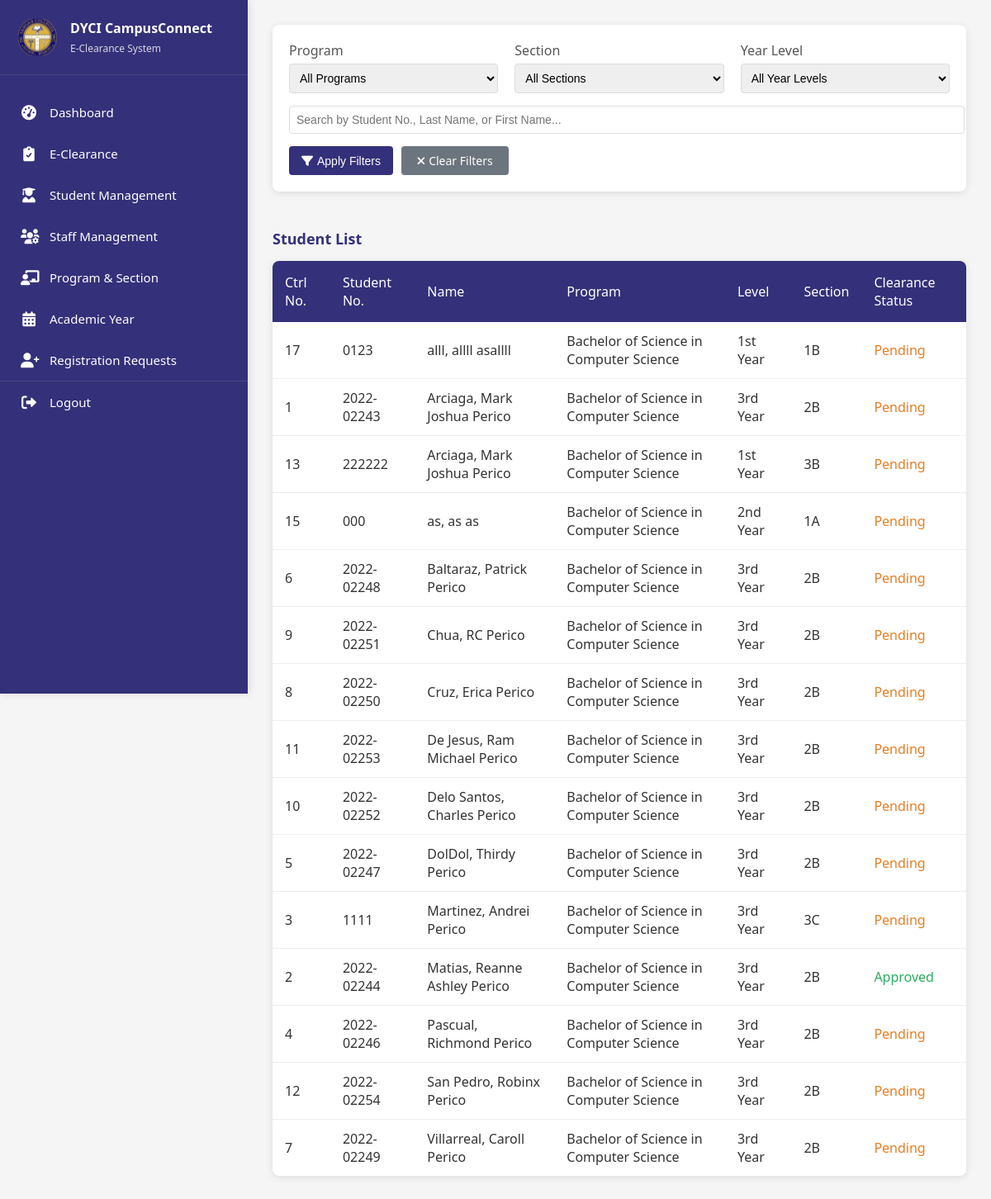
The page /pages/eclearance.php on the database its author committed.
### tables this page shows
CREATE TABLE `students` (
  `CtrlNo` int(11) NOT NULL,
  `studentNo` varchar(20) NOT NULL,
  `Username` varchar(50) NOT NULL,
  `Email` varchar(100) NOT NULL,
  `PasswordHash` varchar(255) NOT NULL,
  `LastName` varchar(50) NOT NULL,
  `FirstName` varchar(50) NOT NULL,
  `Mname` varchar(50) DEFAULT NULL,
  `ProgramCode` varchar(10) NOT NULL,
  `Level` int(11) NOT NULL,
  `SectionCode` varchar(10) NOT NULL,
  `AcademicYear` varchar(20) DEFAULT NULL,
  `Semester` varchar(20) DEFAULT NULL,
  `AccountType` varchar(20) NOT NULL DEFAULT 'Student',
  `LastLogin` timestamp NULL DEFAULT NULL,
  `IsActive` tinyint(1) DEFAULT 1
);

CREATE TABLE `programs` (
  `ProgramCode` varchar(50) NOT NULL,
  `ProgramTitle` varchar(255) NOT NULL
);

CREATE TABLE `levels` (
  `LevelID` int(11) NOT NULL,
  `LevelName` varchar(50) NOT NULL
);

CREATE TABLE `sections` (
  `SectionCode` varchar(50) NOT NULL,
  `SectionTitle` varchar(255) NOT NULL,
  `YearLevel` int(11) NOT NULL
);

### pages/eclearance.php (the view, shortened to what this page needs)
<?php
include '../includes/db_connect.php';
$search_query = isset($_GET['search']) ? $_GET['search'] : '';
$query = "SELECT s.*, p.ProgramTitle, sec.SectionTitle, l.LevelName
          FROM students s
          LEFT JOIN programs p ON s.ProgramCode = p.ProgramCode
          LEFT JOIN sections sec ON s.SectionCode = sec.SectionCode
          LEFT JOIN levels l ON s.Level = l.LevelID
          WHERE 1=1";
$query .= " ORDER BY s.LastName, s.FirstName";
$stmt = $conn->prepare($query);
$stmt->execute();
$result = $stmt->get_result();
?>
<!DOCTYPE html>
<html lang="en">
<head>
    <link rel="stylesheet" href="https://cdnjs.cloudflare.com/ajax/libs/font-awesome/6.0.0/css/all.min.css">
</head>
<body>
<nav class="sidebar">
    <div class="logo-container">
        <img src="../assets/dyci_logo.svg" alt="DYCI Logo" class="logo">
        <div class="logo-text">
            <h2>DYCI CampusConnect</h2>
            <p>E-Clearance System</p>
        </div>
    </div>
    <ul>
        <li><a href="dashboard.php"><i class="fas fa-tachometer-alt icon"></i> Dashboard</a></li>
        <li class="active"><a href="eclearance.php"><i class="fas fa-clipboard-check icon"></i> E-Clearance</a></li>
        <li><a href="student_management.php"><i class="fas fa-user-graduate icon"></i> Student Management</a></li>
        <li><a href="staff_management.php"><i class="fas fa-users-cog icon"></i> Staff Management</a></li>
        <li><a href="program_section.php"><i class="fas fa-chalkboard-teacher icon"></i> Program & Section</a></li>
        <li><a href="academicyear.php"><i class="fas fa-calendar-alt icon"></i> Academic Year</a></li>
        <li><a href="registration_requests.php"><i class="fas fa-user-plus icon"></i> Registration Requests</a></li>
        <li class="logout"><a href="../includes/logout.php"><i class="fas fa-sign-out-alt icon"></i> Logout</a></li>
    </ul>
</nav>
<div class="container">
    <div class="filter-container">
        <form method="GET" action="">
            <div class="filter-row">
                <div class="filter-group">
                    <label>Program</label>
                    <select name="program">
                        <option value="">All Programs</option>
                    </select>
                </div>
                <div class="filter-group">
                    <label>Section</label>
                    <select name="section">
                        <option value="">All Sections</option>
                    </select>
                </div>
                <div class="filter-group">
                    <label>Year Level</label>
                    <select name="level">
                        <option value="">All Year Levels</option>
            </select>
                </div>
            </div>
            <div class="search-container">
                <input type="text" name="search" class="search-input"
                       placeholder="Search by Student No., Last Name, or First Name..."
                       value="<?php echo htmlspecialchars($search_query); ?>">
            </div>
            <div class="filter-buttons">
                <button type="submit" class="apply-filters">
                    <i class="fas fa-filter"></i> Apply Filters
                </button>
                <a href="eclearance.php" class="clear-filters">
                    <i class="fas fa-times"></i> Clear Filters
                </a>
            </div>
        </form>
    </div>
    <h3 class="section-header">Student List</h3>
    <table class="data-table">
        <thead>
            <tr>
                <th>Ctrl No.</th>
                <th>Student No.</th>
                <th>Name</th>
                <th>Program</th>
                <th>Level</th>
                <th>Section</th>
                <th>Clearance Status</th>
            </tr>
        </thead>
        <tbody>
            <?php while ($row = $result->fetch_assoc()):
                $status_query = "SELECT COUNT(*) as total,
                                SUM(CASE WHEN status = 'Approved' THEN 1 ELSE 0 END) as approved
                                FROM student_clearance_status
                                WHERE studentNo = '{$row['studentNo']}'";
                $status_result = $conn->query($status_query);
                $status_data = $status_result->fetch_assoc();
                $overall_status = 'Pending';
                if ($status_data['total'] > 0) {
                    $overall_status = ($status_data['approved'] == $status_data['total']) ? 'Approved' : 'Pending';
                }
            ?>
            <tr onclick="selectStudent('<?= $row['studentNo'] ?>')">
                <td><?= $row['CtrlNo'] ?></td>
                <td><?= $row['studentNo'] ?></td>
                <td><?= htmlspecialchars($row['LastName'] . ', ' . $row['FirstName'] . ' ' . $row['Mname']) ?></td>
                <td><?= $row['ProgramTitle'] ?? $row['ProgramCode'] ?></td>
                <td><?= $row['LevelName'] ?? $row['Level'] ?></td>
                <td><?= $row['SectionTitle'] ?? $row['SectionCode'] ?></td>
                <td class="status-<?= strtolower($overall_status) ?>"><?= $overall_status ?></td>
            </tr>
            <?php endwhile; ?>
        </tbody>
    </table>
</div>
</body>
</html>

### pages/eclearance.php (style rules this page uses)
body { font-family: 'Segoe UI', Tahoma, Geneva, Verdana, sans-serif; margin: 0; padding: 0; background-color: #f5f5f5; color: #333; display: flex; min-height: 100vh; }
.sidebar { width: 300px; background-color: #343079; color: white; height: 100vh; position: fixed; padding: 20px 0; box-shadow: 2px 0 10px rgba(0,0,0,0.1); overflow-y: auto; transition: all 0.3s; }
.logo-container { display: flex; align-items: center; padding: 0 20px 20px; border-bottom: 1px solid rgba(255,255,255,0.1); margin-bottom: 20px; }
.logo { width: 50px; height: 50px; margin-right: 15px; }
.logo-text h2 { font-size: 16px; margin: 0 0 5px 0; font-weight: 600; }
.logo-text p { font-size: 12px; margin: 0; opacity: 0.8; }
.sidebar ul { list-style: none; padding: 0; margin: 0; }
.sidebar li a { display: flex; align-items: center; padding: 15px 25px; color: white; text-decoration: none; transition: all 0.3s; font-size: 15px; }
.sidebar li.logout { margin-top: auto; border-top: 1px solid rgba(255,255,255,0.1); }
.sidebar .icon { margin-right: 15px; font-size: 18px; width: 20px; text-align: center; }
.container { flex: 1; margin-left: 300px; padding: 30px; display: flex; flex-direction: column; min-height: 100vh; box-sizing: border-box; overflow-y: auto; }
.section-header { color: #343079; margin: 25px 0 15px 0; font-size: 18px; font-weight: 600; }
.data-table { width: 100%; border-collapse: collapse; background: white; box-shadow: 0 2px 10px rgba(0,0,0,0.1); border-radius: 8px; overflow: hidden; margin-bottom: 30px; }
.data-table th { background-color: #343079; color: white; padding: 15px; text-align: left; font-weight: 500; }
.data-table td { padding: 12px 15px; border-bottom: 1px solid #eee; }
.data-table tr:last-child td { border-bottom: none; }
.status-pending { color: #e67e22; font-weight: 500; }
.status-approved { color: #27ae60; font-weight: 500; }
.filter-container { background-color: #fff; padding: 20px; border-radius: 8px; box-shadow: 0 2px 10px rgba(0,0,0,0.1); margin-bottom: 20px; }
.filter-row { display: flex; gap: 20px; margin-bottom: 15px; flex-wrap: wrap; }
.filter-group { flex: 1; min-width: 200px; }
.filter-group label { display: block; margin-bottom: 5px; font-weight: 500; color: #555; }
.filter-group select, .filter-group input { width: 100%; padding: 8px; border: 1px solid #ddd; border-radius: 4px; font-size: 14px; }
.filter-buttons { display: flex; gap: 10px; margin-top: 10px; }
.filter-buttons button, .filter-buttons a { padding: 8px 15px; border: none; border-radius: 4px; cursor: pointer; font-size: 14px; transition: all 0.3s ease; text-decoration: none; display: inline-flex; align-items: center; justify-content: center; min-width: 100px; }
.apply-filters { background-color: #343079; color: white; }
.clear-filters { background-color: #6c757d; color: white; border: none; }
.filter-buttons button i, .filter-buttons a i { margin-right: 5px; }
.search-container { margin-bottom: 15px; }
.search-input { width: 100%; padding: 8px; border: 1px solid #ddd; border-radius: 4px; font-size: 14px; }

### rows shown on the page
students: CtrlNo "17", studentNo "0123", LastName+FirstName+Mname "alll, allll asallll", ProgramCode.ProgramTitle "Bachelor of Science in Computer Science", Level.LevelName "1st Year", SectionCode.SectionTitle "1B", overall_status "Pending"
students: CtrlNo "1", studentNo "2022-02243", LastName+FirstName+Mname "Arciaga, Mark Joshua Perico", ProgramCode.ProgramTitle "Bachelor of Science in Computer Science", Level.LevelName "3rd Year", SectionCode.SectionTitle "2B", overall_status "Pending"
students: CtrlNo "13", studentNo "222222", LastName+FirstName+Mname "Arciaga, Mark Joshua Perico", ProgramCode.ProgramTitle "Bachelor of Science in Computer Science", Level.LevelName "1st Year", SectionCode.SectionTitle "3B", overall_status "Pending"
students: CtrlNo "15", studentNo "000", LastName+FirstName+Mname "as, as as", ProgramCode.ProgramTitle "Bachelor of Science in Computer Science", Level.LevelName "2nd Year", SectionCode.SectionTitle "1A", overall_status "Pending"
students: CtrlNo "6", studentNo "2022-02248", LastName+FirstName+Mname "Baltaraz, Patrick Perico", ProgramCode.ProgramTitle "Bachelor of Science in Computer Science", Level.LevelName "3rd Year", SectionCode.SectionTitle "2B", overall_status "Pending"
students: CtrlNo "9", studentNo "2022-02251", LastName+FirstName+Mname "Chua, RC Perico", ProgramCode.ProgramTitle "Bachelor of Science in Computer Science", Level.LevelName "3rd Year", SectionCode.SectionTitle "2B", overall_status "Pending"
students: CtrlNo "8", studentNo "2022-02250", LastName+FirstName+Mname "Cruz, Erica Perico", ProgramCode.ProgramTitle "Bachelor of Science in Computer Science", Level.LevelName "3rd Year", SectionCode.SectionTitle "2B", overall_status "Pending"
students: CtrlNo "11", studentNo "2022-02253", LastName+FirstName+Mname "De Jesus, Ram Michael Perico", ProgramCode.ProgramTitle "Bachelor of Science in Computer Science", Level.LevelName "3rd Year", SectionCode.SectionTitle "2B", overall_status "Pending"
students: CtrlNo "10", studentNo "2022-02252", LastName+FirstName+Mname "Delo Santos, Charles Perico", ProgramCode.ProgramTitle "Bachelor of Science in Computer Science", Level.LevelName "3rd Year", SectionCode.SectionTitle "2B", overall_status "Pending"
students: CtrlNo "5", studentNo "2022-02247", LastName+FirstName+Mname "DolDol, Thirdy Perico", ProgramCode.ProgramTitle "Bachelor of Science in Computer Science", Level.LevelName "3rd Year", SectionCode.SectionTitle "2B", overall_status "Pending"
students: CtrlNo "3", studentNo "1111", LastName+FirstName+Mname "Martinez, Andrei Perico", ProgramCode.ProgramTitle "Bachelor of Science in Computer Science", Level.LevelName "3rd Year", SectionCode.SectionTitle "3C", overall_status "Pending"
students: CtrlNo "2", studentNo "2022-02244", LastName+FirstName+Mname "Matias, Reanne Ashley Perico", ProgramCode.ProgramTitle "Bachelor of Science in Computer Science", Level.LevelName "3rd Year", SectionCode.SectionTitle "2B", overall_status "Approved"
students: CtrlNo "4", studentNo "2022-02246", LastName+FirstName+Mname "Pascual, Richmond Perico", ProgramCode.ProgramTitle "Bachelor of Science in Computer Science", Level.LevelName "3rd Year", SectionCode.SectionTitle "2B", overall_status "Pending"
students: CtrlNo "12", studentNo "2022-02254", LastName+FirstName+Mname "San Pedro, Robinx Perico", ProgramCode.ProgramTitle "Bachelor of Science in Computer Science", Level.LevelName "3rd Year", SectionCode.SectionTitle "2B", overall_status "Pending"
students: CtrlNo "7", studentNo "2022-02249", LastName+FirstName+Mname "Villarreal, Caroll Perico", ProgramCode.ProgramTitle "Bachelor of Science in Computer Science", Level.LevelName "3rd Year", SectionCode.SectionTitle "2B", overall_status "Pending"
